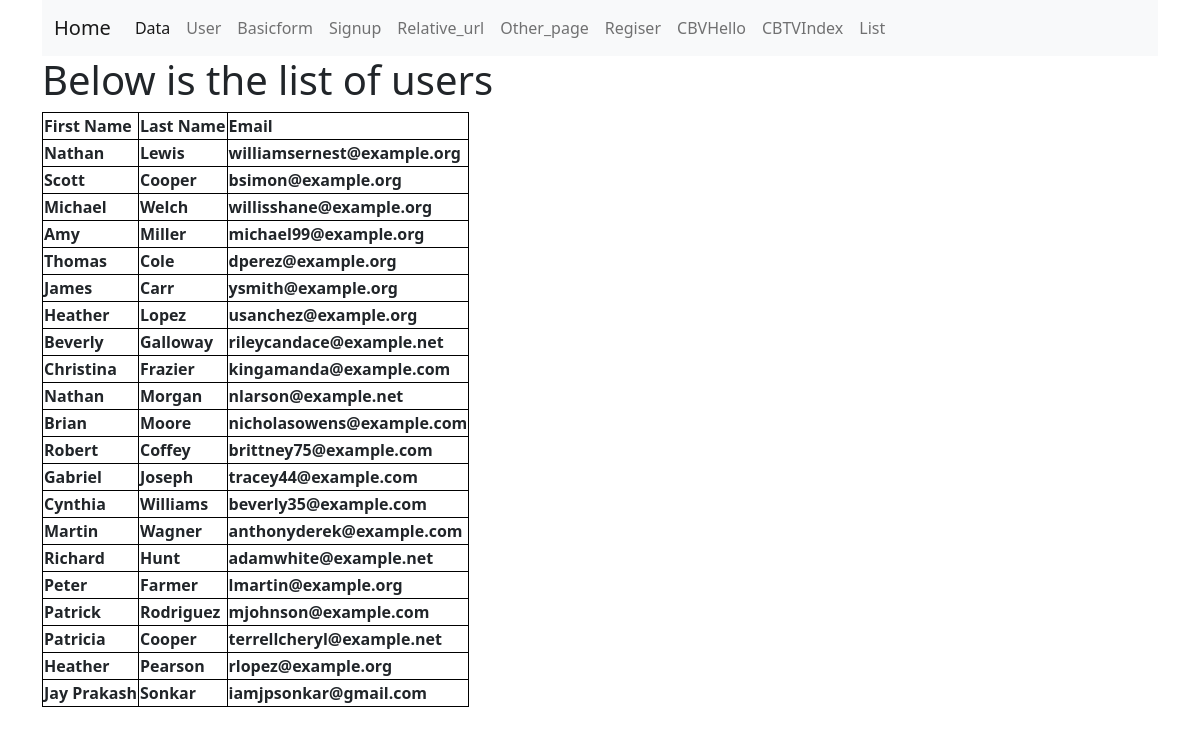
The page /first_app/user/ on the database its author committed.
### first_app/models.py (models this page shows, shortened)
class User(models.Model):
    fname=models.CharField(max_length=50)
    lname=models.CharField(max_length=50)
    email=models.CharField(max_length=50)

### first_app/views.py (the view)
# urls.py: path('user/',views.user_index,name="user"),
def user_index(request=None):
    user_list=User.objects.values()
    user_dict={
        'user_data':user_list
    }
    return render(request,'first_app/user_index.html',context=user_dict)

### templates/first_app/user_index.html
<!DOCTYPE html>
{% extends 'first_app/base_template.html' %}
    {% block body_block %}
        <h1>Below is the list of users</h1>
        <table class="bd1">
            <tr class="bd1">
                <th class="bd1">First Name</th>
                <th class="bd1">Last Name</th>
                <th class="bd1">Email</th>
            </tr>
            {% for usr in user_data %}
                <tr class="bd1">
                    <th class="bd1">{{usr.fname}}</th>
                    <th class="bd1">{{usr.lname}}</th>
                    <th class="bd1">{{usr.email}}</th>
                </tr>
            {% endfor %}
        </table>
     {% endblock %}

### static/css/mycss.css (style rules this page uses)
.bd1 { border: 1px solid black; }

### rows shown on the page
User: fname "Nathan", lname "Lewis", email "williamsernest@example.org"
User: fname "Scott", lname "Cooper", email "bsimon@example.org"
User: fname "Michael", lname "Welch", email "willisshane@example.org"
User: fname "Amy", lname "Miller", email "michael99@example.org"
User: fname "Thomas", lname "Cole", email "dperez@example.org"
User: fname "James", lname "Carr", email "ysmith@example.org"
User: fname "Heather", lname "Lopez", email "usanchez@example.org"
User: fname "Beverly", lname "Galloway", email "rileycandace@example.net"
User: fname "Christina", lname "Frazier", email "kingamanda@example.com"
User: fname "Nathan", lname "Morgan", email "nlarson@example.net"
User: fname "Brian", lname "Moore", email "nicholasowens@example.com"
User: fname "Robert", lname "Coffey", email "brittney75@example.com"
User: fname "Gabriel", lname "Joseph", email "tracey44@example.com"
User: fname "Cynthia", lname "Williams", email "beverly35@example.com"
User: fname "Martin", lname "Wagner", email "anthonyderek@example.com"
User: fname "Richard", lname "Hunt", email "adamwhite@example.net"
User: fname "Peter", lname "Farmer", email "lmartin@example.org"
User: fname "Patrick", lname "Rodriguez", email "mjohnson@example.com"
User: fname "Patricia", lname "Cooper", email "terrellcheryl@example.net"
User: fname "Heather", lname "Pearson", email "rlopez@example.org"
User: fname "Jay Prakash", lname "Sonkar", email "iamjpsonkar@gmail.com"
